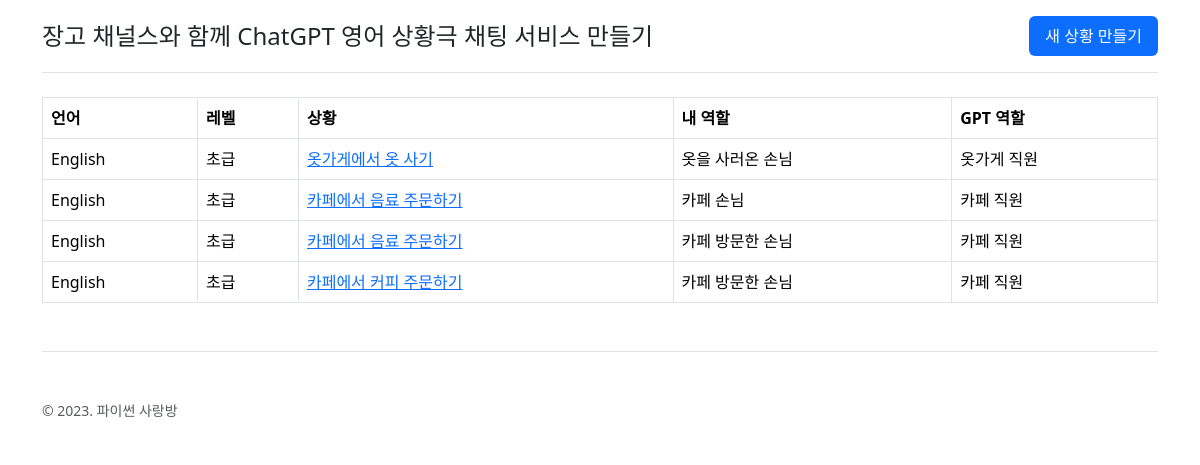
The app's page /chat/ (signed in), older data.
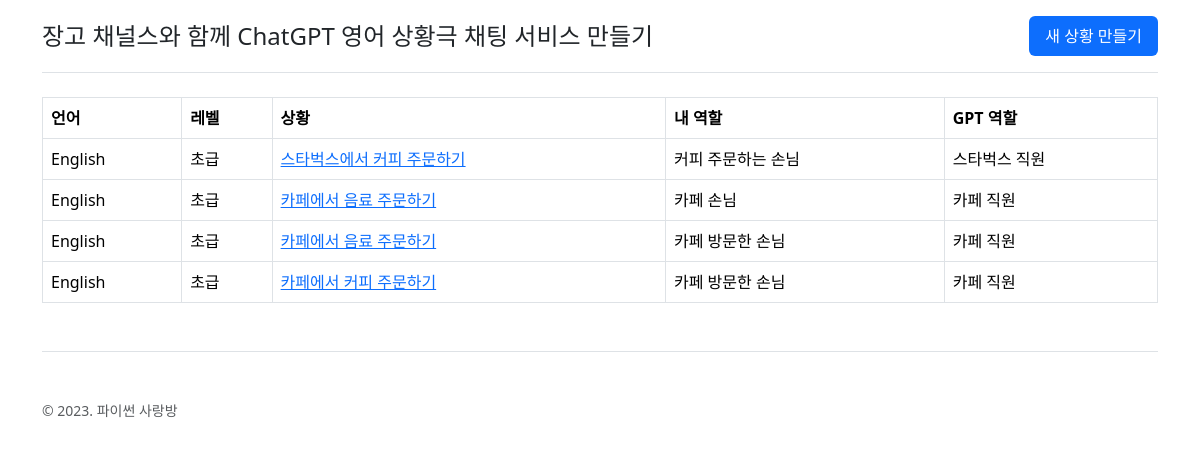
The same page, newer data.
### chat/models.py (models this page shows)
class RolePlayingRoom(models.Model):
    class Language(models.TextChoices):
        ENGLISH = "en-US", "English"
        JAPANESE = "ja-JP", "Japanese"
        CHINESE = "zh-CN", "Chinese"
        SPANISH = "es-ES", "Spanish"
        FRENCH = "fr-FR", "French"
        GERMAN = "de-DE", "German"
        RUSSIAN = "ru-RU", "Russian"
    class Level(models.IntegerChoices):
        BEGINNER = 1, "초급"
        ADVANCED = 2, "고급"
    user = models.ForeignKey(settings.AUTH_USER_MODEL, on_delete=models.CASCADE)
    language = models.CharField(
        max_length=10,
        choices=Language.choices,
        default=Language.ENGLISH,
        verbose_name="대화 언어",
    )
    level = models.SmallIntegerField(
        choices=Level.choices, default=Level.BEGINNER, verbose_name="레벨"
    )
    situation = models.CharField(max_length=100, verbose_name="상황")
    situation_en = models.CharField(
        max_length=100,
        blank=True,
        verbose_name="상황 (영문)",
        help_text="GPT 프롬프트에 직접적으로 활용됩니다. 비워두시면, situation 필드를 번역해 자동 반영됩니다.",
    )
    my_role = models.CharField(max_length=100, verbose_name="내 역할")
    my_role_en = models.CharField(
        max_length=100,
        blank=True,
        verbose_name="내 역할 (영문)",
        help_text="GPT 프롬프트에 직접적으로 활용됩니다. 비워두시면, my_role 필드를 번역해 자동 반영됩니다.",
    )
    gpt_role = models.CharField(max_length=100, verbose_name="GPT 역할")
    gpt_role_en = models.CharField(
        max_length=100,
        blank=True,
        verbose_name="GPT 역할 (영문)",
        help_text="GPT 프롬프트에 직접적으로 활용됩니다. 비워두시면, gpt_role 필드를 번역해 자동 반영됩니다.",
    )
    class Meta:
        ordering = ["-pk"]

### chat/views.py (the view)
# urls.py: path("", views.RolePlayingRoomListView.as_view(), name="role_playing_room_list"),
@method_decorator(staff_member_required, name="dispatch")
class RolePlayingRoomListView(ListView):
    model = RolePlayingRoom
    def get_queryset(self):
        qs = super().get_queryset()
        qs = qs.filter(user=self.request.user)
        return qs

### chat/templates/chat/roleplayingroom_list.html
{% extends "chat/base.html" %}
{% block content %}
  <table class="table table-hover table-bordered">
    <thead>
      <tr>
        <th>언어</th>
        <th>레벨</th>
        <th>상황</th>
        <th>내 역할</th>
        <th>GPT 역할</th>
      </tr>
    </thead>
    <tbody>
      {% for room in object_list %}
        <tr>
          <td>{{ room.get_language_display }}</td>
          <td>{{ room.get_level_display }}</td>
          <td>
            <a href="{% url 'role_playing_room_detail' room.id %}">{{ room.situation }}</a>
          </td>
          <td>{{ room.my_role }}</td>
          <td>{{ room.gpt_role }}</td>
        </tr>
        {% empty %}
        <tr>
          <td colspan="S">Empty</td>
        </tr>
      {% endfor %}
    </tbody>
  </table>
{% endblock content %}

Row changes from the older to the newer data that the page shows:
changed RolePlayingRoom: situation "옷가게에서 옷 사기" → "스타벅스에서 커피 주문하기"; my_role "옷을 사러온 손님" → "커피 주문하는 손님"; gpt_role "옷가게 직원" → "스타벅스 직원"
